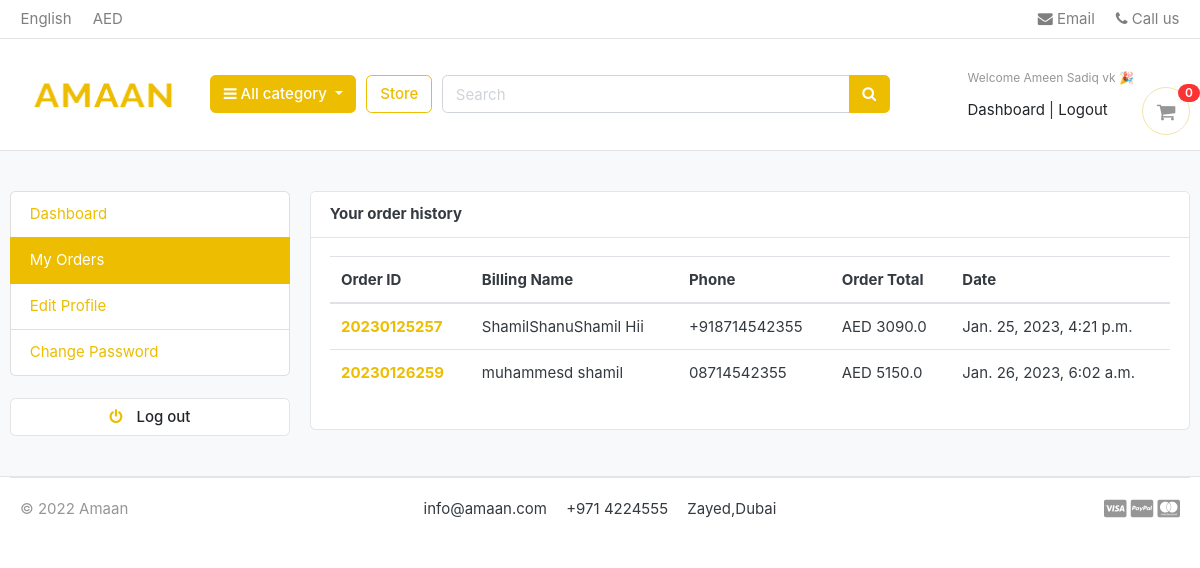
/accounts/my_orders/ (signed in), run on an earlier commit of the app's database.
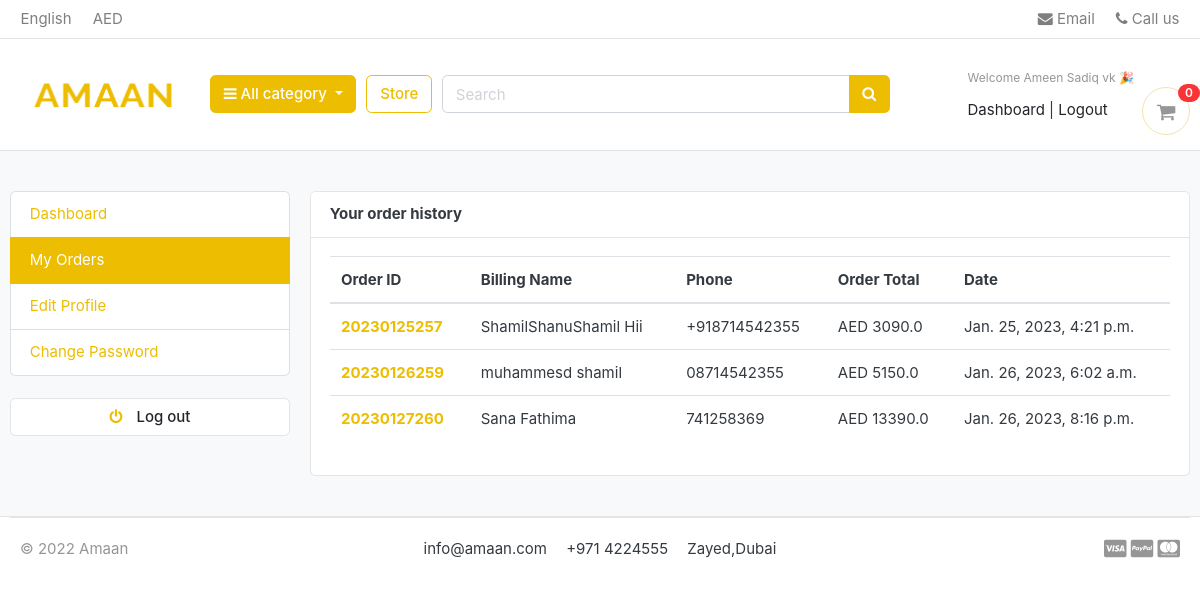
And on a later commit of the database.
### accounts/models.py (models this page shows, shortened)
class Accounts(AbstractBaseUser):
    first_name    = models.CharField(max_length=50)
    last_name     = models.CharField(max_length=50)
    username      = models.CharField(max_length=50,unique=True)
    email         = models.EmailField(max_length=100,unique=True)
    phone_number  = models.CharField(max_length=50)
    date_joined   = models.DateTimeField(auto_now_add=True)
    last_login    = models.DateTimeField(auto_now_add=True)
    is_admin      = models.BooleanField(default=False)
    is_staff      = models.BooleanField(default=False)
    is_active     = models.BooleanField(default=False)
    is_superadmin     = models.BooleanField(default=False)
    USERNAME_FIELD  = 'email'
    REQUIRED_FIELDS = ['username','first_name','last_name']
    objects = MyAccountManager()

### orders/models.py (models this page shows, shortened)
class Order(models.Model):
    STATUS = (
        ('New', 'New'),
        ('Accepted', 'Accepted'),
        ('Completed', 'Completed'),
        ('Cancelled', 'Cancelled'),
    )
    user = models.ForeignKey(Accounts, on_delete=models.SET_NULL, null=True)
    payment = models.ForeignKey(Payment, on_delete=models.SET_NULL, blank=True, null=True)
    order_number = models.CharField(max_length=20)
    first_name = models.CharField(max_length=50)
    last_name = models.CharField(max_length=50)
    phone = models.CharField(max_length=50)
    email= models.EmailField(max_length=50)
    address_line_1 = models.CharField(max_length=50)
    address_line_2 = models.CharField(max_length=50,  blank=True)
    country = models.CharField(max_length=50)
    state = models.CharField(max_length=50)
    city = models.CharField(max_length=50)
    order_note = models.CharField(max_length=100, blank=True)
    order_total = models.FloatField(null=True)
    tax = models.FloatField()
    status = models.CharField(max_length=10, choices=STATUS,default='New')
    ip = models.CharField(max_length=20, blank=True)
    is_ordered = models.BooleanField(default=False)
    created_at = models.DateTimeField(auto_now_add=True)
    updated_at = models.DateTimeField(auto_now=True)
    def full_name(self):
        return f'{self.first_name} {self.last_name}'

### accounts/views.py (the view)
# urls.py: path('my_orders/', views.my_orders, name="my_orders"),
@login_required(login_url = 'login')
def my_orders(request):
    orders = Order.objects.filter(user=request.user, is_ordered=True)
    context = {
        'orders' : orders,
    }
    return render(request, 'accounts/my_orders.html',context)

### carts/context_processors.py (called while the page is built)
def counter(request):
    cart_count = 0
    if 'admin' in request.path:
        return{}
    else:
        try:
            cart = Cart.objects.filter(cart_id=cart_id(request))
            if request.user.is_authenticated:
                cart_items = CartItem.objects.all().filter(user=request.user)
            else:
                cart_items = CartItem.objects.all().filter(cart=cart[:1])
            for cart_item in cart_items:
                cart_count += cart_item.quantity
        except Cart.DoesNotExist:
            cart_count = 0
    return dict(cart_count=cart_count)

### carts/views.py (called while the page is built)
def cart_id(request):
    cart = request.session.session_key
    if not cart:
        cart = request.session.create()
    return cart

### category/context_processors.py (called while the page is built)
def menu_links(request):
    links = Category.objects.all()
    return dict(links=links)

### category/models.py (called while the page is built)
    def get_url(self):
        return reverse('products_by_category', args=[self.slug])

### templates/accounts/my_orders.html (shortened to what this page needs)
{% extends 'base.html' %}
{% block content %}
<section class="section-conten padding-y bg">
    <div class="container">
        <div class="row">
       {% include 'includes/dashboard_sidebar.html'%}
        <main class="col-md-9">
            <article class="card">
            <header class="card-header">
                <strong class="d-inline-block mr-3">Your order history</strong>
            </header>
            <div class="card-body">
                <div class="row">
                    <div class="col-md-12">
                        <table class="table table-hover">
                            <thead>
                              <tr>
                                <th scope="col">Order ID</th>
                                <th scope="col">Billing Name</th>
                                <th scope="col">Phone</th>
                                <th scope="col">Order Total</th>
                                <th scope="col">Date</th>
                              </tr>
                            </thead>
                            <tbody>
                            {% for order in orders %}
                              <tr>
                                <th scope="row"> <a href="{% url 'order_detail' order.order_number%}">{{order.order_number}}</th></a>
                                <td>{{order.full_name}}</td>
                                <td>{{order.phone}}</td>
                                <td>AED {{order.order_total}}</td>
                                <td>{{order.created_at}}</td>
                              </tr>
                            {% endfor %}
                            </tbody>
                          </table>
                    </div>
                </div>
            </div>
            </div>
    </div>
    </section>
{% endblock %}

### templates/base.html (shortened to what this page needs)
{% load static %}
<!DOCTYPE HTML>
<html lang="en">
<head>
<link href="{% static 'css/bootstrap.css' %}" rel="stylesheet" type="text/css"/>
<link href="{% static 'fonts/fontawesome/css/all.min.css' %}" type="text/css" rel="stylesheet">
<link href="{% static 'css/ui.css' %}" rel="stylesheet" type="text/css"/>
<link href="{% static 'css/responsive.css' %}" rel="stylesheet" media="only screen and (max-width: 1200px)" />
<link href="{% static 'css/style.css' %}" rel="stylesheet" type="text/css"/>
<link rel="stylesheet" href="https://cdnjs.cloudflare.com/ajax/libs/font-awesome/4.7.0/css/font-awesome.min.css">
</head>
<body>
    {% include 'includes/navbar.html'%}
    {% block content %}{% endblock %}
    {% include 'includes/footer.html'%}

### templates/includes/navbar.html (shortened to what this page needs)
{% load static%}
<header class="section-header">
    <nav class="navbar p-md-0 navbar-expand-sm navbar-light border-bottom">
    <div class="container">
      <div class="collapse navbar-collapse" id="navbarTop4">
        <ul class="navbar-nav mr-auto">
            <li class="nav-item dropdown">
                 <a href="#" class="nav-link">   English </a>
            </li>
            <li class="nav-item dropdown">
                <a href="#" class="nav-link"> AED </a>
            </li>
        </ul>
        <ul class="navbar-nav">
            <li><a href="#" class="nav-link"> <i class="fa fa-envelope"></i> Email </a></li>
            <li><a href="#" class="nav-link"> <i class="fa fa-phone"></i> Call us </a></li>
        </ul>
      </div>
    </div>
    </nav>
    <section class="header-main border-bottom">
        <div class="container">
    <div class="row align-items-center justify-content-around ">
        <div class="col-lg-2 col-md-3 col-6">
            <a href="{% url 'home' %}" class="brand-wrap">
                <img class="logo w-100" src="{% static './images/logo1.png' %}" >
            </a>
        </div>
        <div class="col-lg col-sm col-md col-6 flex-grow-0">
            <div class="category-wrap dropdown d-inline-block float-right">
                <button type="button" class="btn btn-primary dropdown-toggle" data-toggle="dropdown">
                    <i class="fa fa-bars"></i> All category
                </button>
            </div>
        </div>
        <a href="{% url 'store' %}" class="btn btn-outline-primary">Store</a>
        <div class="col-lg  col-md-6 col-sm-12 col d-none d-md-block">
            <form action="{% url 'search' %}" class="search " method="GET">
                <div class="input-group w-100">
                    <input type="text" class="form-control search-bar " style="width:60%;" placeholder="Search"  name="keyword"  required>
                    <div class="input-group-append">
                      <button class="btn btn-primary" type="submit">
                        <i class="fa fa-search "></i>
                      </button>
                    </div>
                </div>
            </form>
        </div>
        <div class="col-lg-3 col-sm-6 col-8 order-2 order-lg-3">
                    <div class="d-flex justify-content-end mb-3 mb-lg-0 mt-3">
                        {% if user.id is None%}
                        <div class="widget-header ">
                            <small class="title text-muted">Welcome guest !</small>
                            <div>
                                <a class="text-dark" href="{% url 'login' %}">Sign in</a> <span class="dark-transp"> | </span>
                                <a class="text-dark" href="{% url 'register' %}"> Register</a>
                            </div>
                        </div>
                        {% else %}
                        <div class="widget-header ">
                            <small class="title text-muted">Welcome {{user.first_name}} 🎉</small>
                            <div>
                                <a class="text-dark" href="{% url 'dashboard' %}">Dashboard</a> <span class="dark-transp"> | </span>
                                <a class="text-dark" href="{% url 'logout' %}"> Logout</a>
                        {% endif %}
                        <a href="{% url 'cart' %}" class="widget-header pl-3 ml-3">
                            <div class="icon icon-sm rounded-circle border"><i class="fa fa-shopping-cart"></i></div>
                            <span class="badge badge-pill badge-danger notify">{{cart_count}}</span>
                        </a>
                    </div>
                </div>
    </div>
        </div>
    </section>
    </header>

### templates/includes/dashboard_sidebar.html
<aside class="col-md-3">
    <ul class="list-group">
        <a class="list-group-item {% if '/accounts/' == request.path %}active{% endif %} " href="{% url 'dashboard' %}"> Dashboard </a>
        <a class="list-group-item {% if '/my_orders/' in request.path %}active{% endif %} " href="{% url 'my_orders' %}"> My Orders </a>
        <a class="list-group-item {% if '/edit_profile/' in request.path %}active{% endif %}" href="{% url 'edit_profile' %}"> Edit Profile</a>
        <a class="list-group-item {% if '/change_password/' in request.path %}active{% endif %}" href="{% url 'change_password' %}">Change Password </a>
    </ul>
    <br>
    <a class="btn btn-light btn-block" href="{% url 'logout' %}"> <i class="fa fa-power-off"></i> <span class="text">Log out</span> </a>
</aside>

### templates/includes/footer.html
<footer class="section-footer border-top">
	<div class="container">
		<section class="footer-bottom border-top d-flex ">
			<div class="col-md-2">
				<p class="text-muted"> &copy 2022 Amaan </p>
			</div>
			<div class="col-md-8 text-md-center">
				<span  class="px-2">info@amaan.com</span>
				<span  class="px-2">+971 4224555</span>
				<span  class="px-2">Zayed,Dubai</span>
			</div>
			<div class="col-md-2 text-md-right text-muted">
				<i class="fab fa-lg fa-cc-visa"></i>
				<i class="fab fa-lg fa-cc-paypal"></i>
				<i class="fab fa-lg fa-cc-mastercard"></i>
			</div>
		</section>
	</div>
</footer>

### static/css/ui.css (style rules this page uses)
html { font-family: "Inter", sans-serif; font-size: 15px; }
.icon-xs, .icon-sm, .icon-md, .icon-lg { display: inline-block; text-align: center; flex-shrink: 0; flex-grow: 0; }
.icon-sm { width: 48px; height: 48px; line-height: 48px !important; font-size: 20px; }
.padding-y { padding-top: 40px; padding-bottom: 40px; }
article:after, .form-group:after { display: block; clear: both; content: ""; }
.bg { background-color: #f8f9fa; }
p:last-child { margin-bottom: 0; }
.header-main { position: relative; padding-top: 1rem; padding-bottom: 1rem; }
.brand-wrap .logo, .navbar-brand .logo { margin-right: 7px; max-height: 42px; display: inline-block; }
.widget-header { display: inline-block; vertical-align: middle; position: relative; }
.widget-header a { color: #343a40; }
.widget-header i { color: #969696; }
.widget-header .title { display: block; }
.widget-header .notify { position: absolute; top: -3px; right: -10px; }
.footer-bottom { padding-top: 20px; padding-bottom: 20px; }
.btn-light { background-color: #fff; border-color: #e4e4e4; }
.btn-light i { color: #ECBD00; }
.btn i + .text { margin-left: 10px; }
.notify { position: absolute; top: -4px; right: -10px; display: inline-block; padding: 0.25em 0.6em; font-size: 12px; line-height: 1; text-align: center; border-radius: 3rem; color: #fff; background-color: #fa3434; }

What changed in the data, as far as the page shows it:
added Order: order_number "20230127260", full_name "Sana Fathima", phone "741258369", order_total "13390.0", created_at "Jan. 26, 2023, 8:16 p.m."
